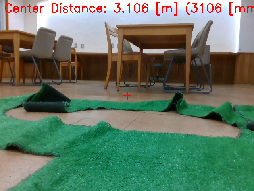
#> input picture nguyen/src/images/original.png, 254 x 191 px
$ python make_troj_test2.py
#> lines starting #> are read from the running program, lines starting #| are printed output that depends on the picture; after the words box and inside, x2 and y2 are one past the last pixel; in counts of white or black regions, pixels touching at a corner belong together
import cv2
import numpy as np

IMG_PATH = "original.png"

WIN_HSV     = "HSV Control"
WIN_MASK    = "Mask / Morph"
WIN_LABEL   = "Labeling All"
WIN_DIST    = "Distance Map"
WIN_RESULT  = "Result"

def _noop(x): pass

def main():
    src = cv2.imread(IMG_PATH)
#> src is the input picture: shape (191, 254, 3); mean B, G, R 102, 121.7, 99.9
    if src is None:
        raise FileNotFoundError(f"{IMG_PATH} が見つかりません")

    # ウィンドウ設定
    cv2.namedWindow(WIN_HSV,    cv2.WINDOW_NORMAL)
    cv2.namedWindow(WIN_MASK,   cv2.WINDOW_NORMAL)
    cv2.namedWindow(WIN_LABEL,  cv2.WINDOW_NORMAL)
    cv2.namedWindow(WIN_DIST,   cv2.WINDOW_NORMAL)
    cv2.namedWindow(WIN_RESULT, cv2.WINDOW_NORMAL)

    # HSVトラックバー
    cv2.createTrackbar("H_low",  WIN_HSV, 26,   179, _noop)
    cv2.createTrackbar("H_high", WIN_HSV, 93, 179, _noop)
    cv2.createTrackbar("S_low",  WIN_HSV, 0,   255, _noop)
    cv2.createTrackbar("S_high", WIN_HSV, 255, 255, _noop)
    cv2.createTrackbar("V_low",  WIN_HSV, 0,   255, _noop)
    cv2.createTrackbar("V_high", WIN_HSV, 255, 255, _noop)

    # alphaトラックバー（安全領域のしきい値 %）
    cv2.createTrackbar("alpha(%)", WIN_HSV, 90, 100, _noop)

    while True:
        # --- 1. ガウシアンぼかし ---
        blur = cv2.GaussianBlur(src, (7,7), 0)

        # --- 2. HSV変換 & 2値化 ---
        hsv = cv2.cvtColor(blur, cv2.COLOR_BGR2HSV)
#> hsv: shape (191, 254, 3); mean H, S, V 53.8, 115.5, 134.6
        h_low  = cv2.getTrackbarPos("H_low",  WIN_HSV)
        h_high = cv2.getTrackbarPos("H_high", WIN_HSV)
        s_low  = cv2.getTrackbarPos("S_low",  WIN_HSV)
        s_high = cv2.getTrackbarPos("S_high", WIN_HSV)
        v_low  = cv2.getTrackbarPos("V_low",  WIN_HSV)
        v_high = cv2.getTrackbarPos("V_high", WIN_HSV)
        lower = np.array([h_low, s_low, v_low], dtype=np.uint8)
        upper = np.array([h_high, s_high, v_high], dtype=np.uint8)
        mask = cv2.inRange(hsv, lower, upper)
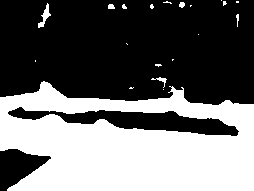
#> mask: shape (191, 254); 41.2% white; 20 white regions (14 under 20 px), largest, box (x1, y1, x2, y2) and area: (0, 81, 254, 191) 19657, (38, 3, 51, 28) 115, (151, 77, 167, 88) 47, (108, 4, 115, 9) 30, (179, 2, 185, 8) 28, (236, 14, 239, 27) 23

        # --- 3. モルフォロジ（開→閉） ---
        kernel = np.ones((3,3), np.uint8)
        mask = cv2.morphologyEx(mask, cv2.MORPH_OPEN, kernel, iterations=3)
#> mask: shape (191, 254); 40.4% white; 1 white region, box (x1, y1, x2, y2) and area: (0, 82, 254, 191) 19594
        mask = cv2.morphologyEx(mask, cv2.MORPH_CLOSE, kernel, iterations=3)
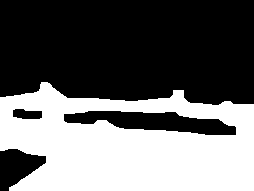
#> mask: shape (191, 254); 40.8% white; 1 white region, box (x1, y1, x2, y2) and area: (0, 82, 254, 191) 19786

        # --- 4. ラベリング ---
        num_labels, labels, stats, centroids = cv2.connectedComponentsWithStats(mask)
#> num_labels = 2; stats = [[0, 0, 254, 191, 28728], [0, 82, 254, 109, 19786]]; centroids = [[125.6, 60.23], [127.8, 145.5]]
        label_hue = np.uint8(179 * labels / np.max(labels)) if np.max(labels) > 0 else labels
        blank_ch = 255 * np.ones_like(label_hue)
        label_img = cv2.merge([label_hue, blank_ch, blank_ch])
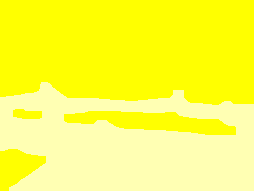
#> label_img: shape (191, 254, 3); mean of channels 0, 1, 2 73, 255, 255; drawn as B, G, R
        label_img = cv2.cvtColor(label_img, cv2.COLOR_HSV2BGR)
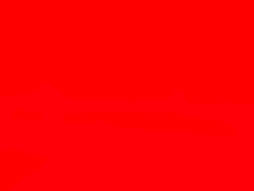
#> label_img: shape (191, 254, 3); mean B, G, R 3.3, 0, 255
        label_img[label_hue == 0] = 0
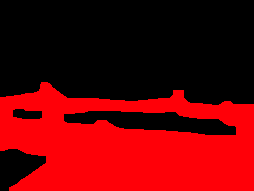
#> label_img: shape (191, 254, 3); mean B, G, R 3.3, 0, 104

        # --- 5. 最大領域のみ抽出 ---
        mask_largest = np.zeros_like(mask)
        if num_labels > 1:
            max_idx = 1 + np.argmax(stats[1:, cv2.CC_STAT_AREA])
#> max_idx = 1
            mask_largest[labels == max_idx] = 255

        # --- 6. 距離変換 + α平均点 ---
        if np.count_nonzero(mask_largest) > 0:
            vis = src.copy()
            dist = cv2.distanceTransform(mask_largest, cv2.DIST_L2, 5)
            alpha_percent = cv2.getTrackbarPos("alpha(%)", WIN_HSV)
            alpha = alpha_percent / 100.0

            cx, cy, radius = get_safe_center(dist, alpha)
            h, w = vis.shape[:2]
#> h = 191; w = 254
            radius = int(radius)
            radius = min(radius, int(np.hypot(w, h)))  # 過大防止
#> radius = 60

            # 半円（上半分）を描く
            cv2.ellipse(
                vis,
                (cx, cy),                   # 中心
                (radius, radius),           # 半径（x, y）
                0,                          # 回転角度
                0, 180,                     # 開始角・終了角 [deg]
                (0, 255, 0),                # 緑色
                2                           # 線の太さ
            )
#> vis: shape (191, 254, 3); 0.04% of pixels changed, all inside (x1, y1, x2, y2) = (69, 187, 192, 191)


            # 結果画像に円を描画
            cv2.circle(vis, (cx, cy), radius, (0, 255, 0), 2)  # 緑の円
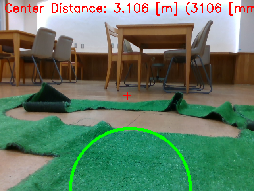
#> vis: shape (191, 254, 3); mean B, G, R 100.8, 123.2, 99.3
            # 距離マップを可視化
            dist_norm = cv2.normalize(dist, None, 0, 255, cv2.NORM_MINMAX)
            dist_norm = dist_norm.astype(np.uint8)
            dist_color = cv2.applyColorMap(dist_norm, cv2.COLORMAP_JET)

            if cx != -1 and cy != -1:
                cv2.circle(vis, (cx, cy), 6, (0,0,255), -1)
                cv2.putText(vis, f"alpha={alpha:.2f}", (cx+5, cy-5),
                            cv2.FONT_HERSHEY_SIMPLEX, 0.5, (0,0,255), 1)
            else:
                cv2.putText(vis, "No Safe Area", (20,40),
                            cv2.FONT_HERSHEY_SIMPLEX, 0.8, (0,0,255), 2)
        else:
            dist_color = np.zeros((*mask.shape,3), np.uint8)
            vis = src.copy()
            cv2.putText(vis, "No target", (20,40),
                        cv2.FONT_HERSHEY_SIMPLEX, 0.8, (0,0,255), 2)

        # --- 7. 表示 ---
        cv2.imshow(WIN_MASK, mask)
        cv2.imshow(WIN_LABEL, label_img)
        cv2.imshow(WIN_DIST, dist_color)
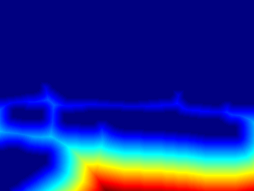
#> window 'Distance Map': shape (191, 254, 3); mean B, G, R 144.4, 40.5, 26.6
        cv2.imshow(WIN_RESULT, vis)

        k = cv2.waitKey(1) & 0xFF
#> (key q is pressed here)
        if k in (27, ord("q")):
            break

    cv2.destroyAllWindows()

import numpy as np
import cv2

def get_safe_center(dist: np.ndarray, alpha: float):
    """
    distanceTransform結果 dist に対して、
    境界から十分離れた領域（dist > alpha * maxVal）の重心を求める。

    Parameters
    ----------
    dist : np.ndarray
        cv2.distanceTransform の出力（float32）
    alpha : float
        最大値に対する割合 (例: 0.9 → 最大値の90%以上を安全領域とする)

    Returns
    -------
    (cx, cy) : tuple[int, int]
        安全領域の中心座標。領域がなければ (-1, -1) を返す。
    """
    # 最大値を取得
    _, maxVal, _, _ = cv2.minMaxLoc(dist)

    # 安全領域をマスク化
    safe_mask = dist > alpha * maxVal
    ys, xs = np.where(safe_mask)

    if len(xs) == 0:
        return -1, -1, -1

    cx = int(xs.mean())
    cy = int(ys.mean())
    return cx, cy, dist[cy, cx]# 半径 [px]


if __name__ == "__main__":
    main()

$ run again, with nguyen/src/images/image_21.jpg saved as nguyen/src/images/original.png
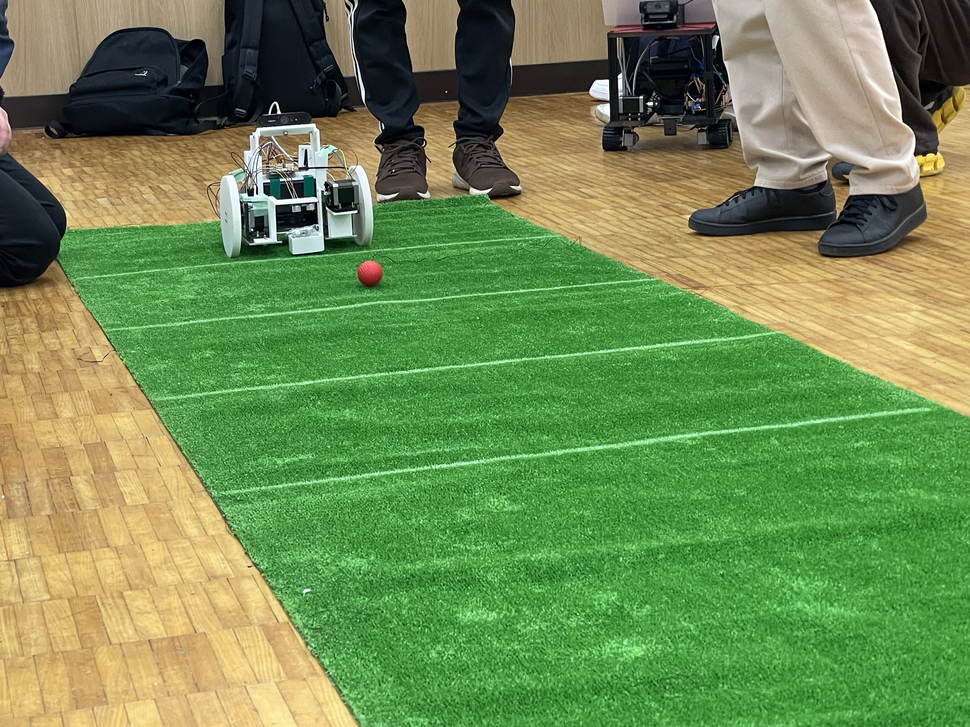
#> input picture nguyen/src/images/image_21.jpg, 970 x 727 px, shrunk from 2776 x 2082 before the run
#> in main, src is the input picture: shape (727, 970, 3); mean B, G, R 82, 140.3, 111.2
#> hsv: shape (727, 970, 3); mean H, S, V 48.2, 117, 150.5
#> in main, `num_labels, labels, stats, centroids = cv2.connectedComponentsWithStat..`:
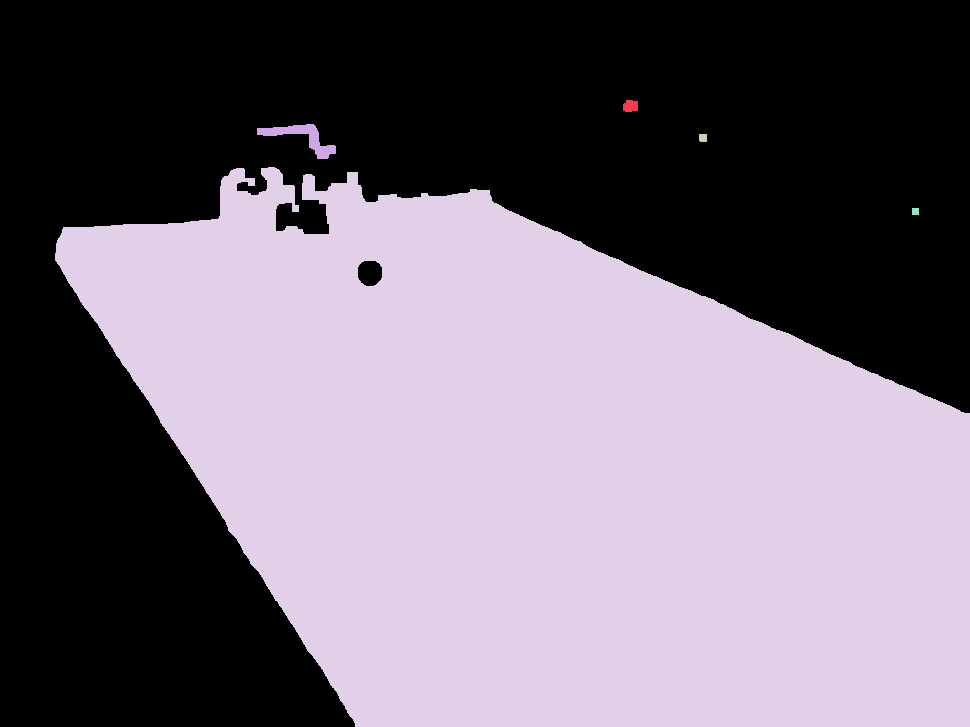
#> labels: shape (727, 970) int32; 6 distinct labels, from 0 to 5; one colour per label, 0 black
#> num_labels = 6; stats = [[0, 0, 970, 727, 347479], [623, 100, 15, 12, 157], [257, 124, 79, 35, 886], [699, 134, 8, 8, 63], [55, 167, 915, 560, 356556], [912, 208, 7, 7, 49]]; centroids = [[424.7, 252.7], [630.1, 105.7], [301.9, 137.3], [702.6, 137.4], [543.1, 471.2], [915, 211]]
#> max_idx = 4
#> in main, `cv2.imshow(WIN_DIST, dist_color)`:
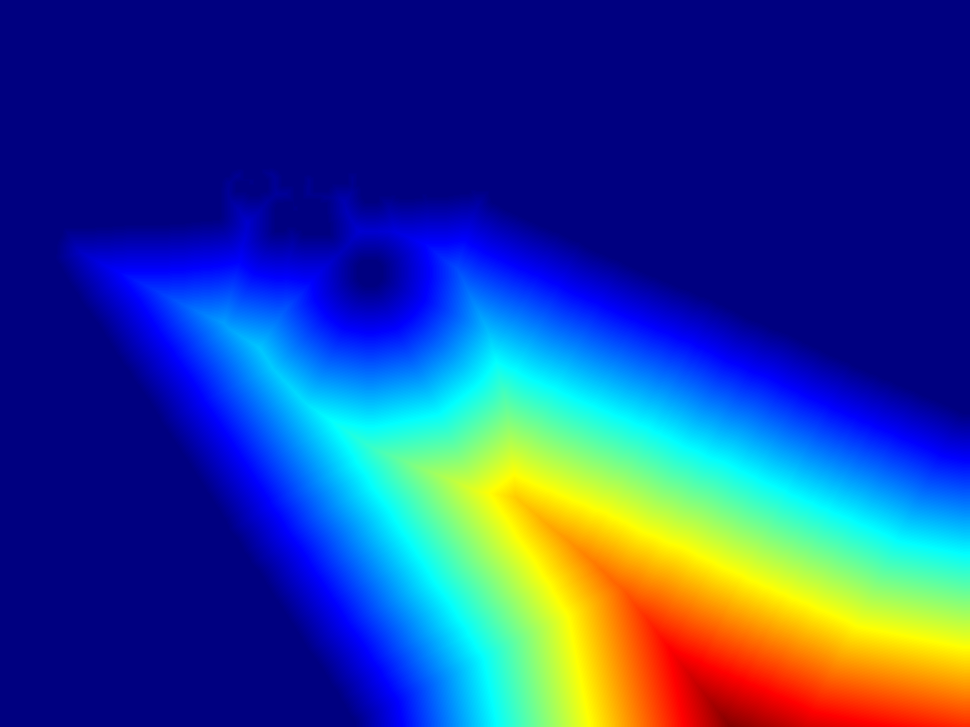
#> window 'Distance Map': shape (727, 970, 3); mean B, G, R 147.4, 63.4, 36.6
